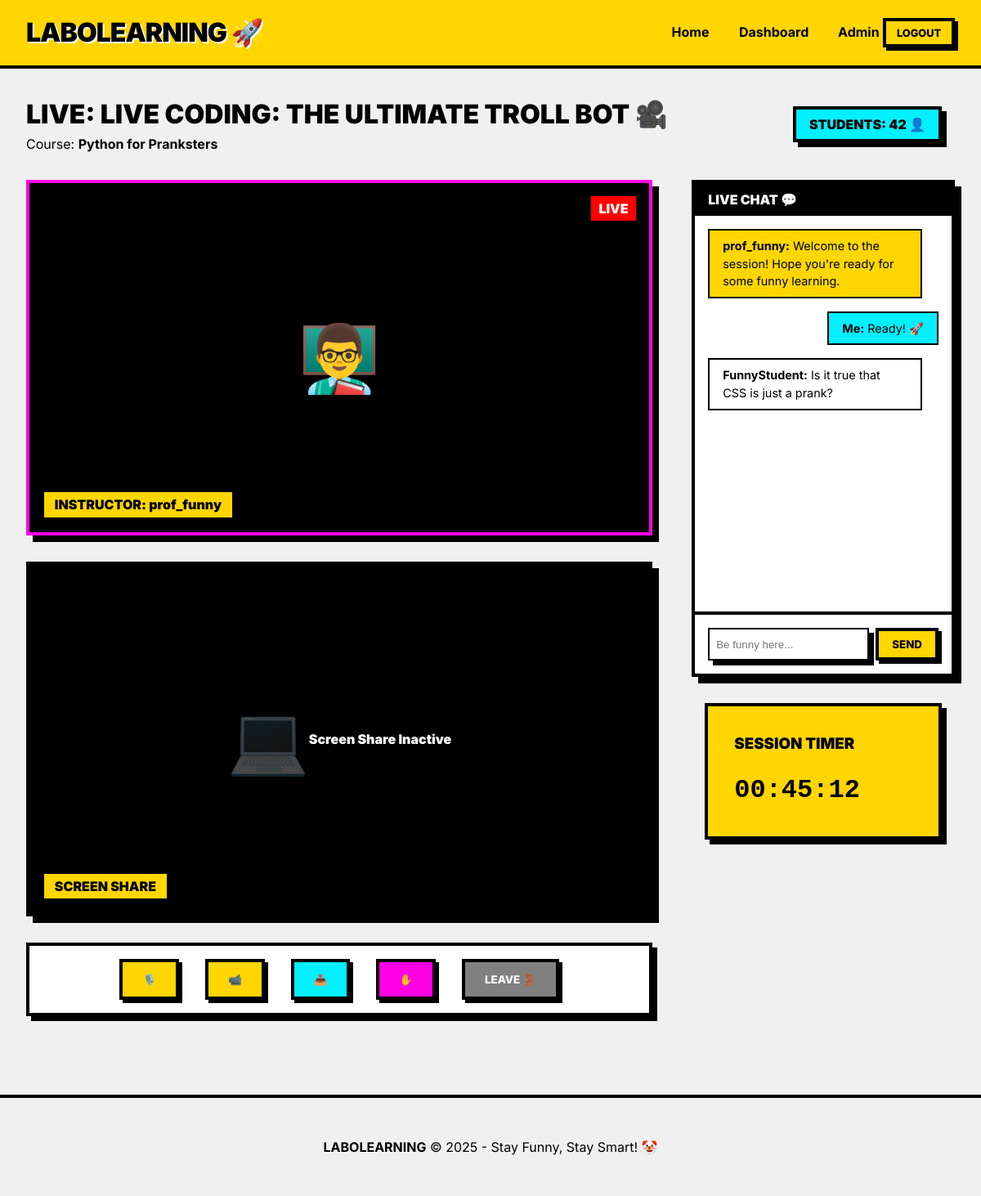
/live/session/3/ (signed in), run on the app's committed database.
### live_sessions/models.py (models this page shows, shortened)
class LiveSession(models.Model):
    course = models.ForeignKey(Course, on_delete=models.CASCADE, related_name='live_sessions')
    title = models.CharField(max_length=200)
    scheduled_at = models.DateTimeField()
    duration_minutes = models.PositiveIntegerField(default=60)
    is_live = models.BooleanField(default=False)
    recording_url = models.URLField(blank=True, null=True)
    created_at = models.DateTimeField(auto_now_add=True)

### courses/models.py (models this page shows, shortened)
class Course(models.Model):
    title = models.CharField(max_length=200)
    description = models.TextField()
    instructor = models.ForeignKey(settings.AUTH_USER_MODEL, on_delete=models.CASCADE, related_name='teaching_courses')
    thumbnail = models.ImageField(upload_to='course_thumbnails/', blank=True, null=True)
    created_at = models.DateTimeField(auto_now_add=True)

### users/models.py (models this page shows, shortened)
class User(AbstractUser):
    ROLE_CHOICES = (
        ('student', 'Student'),
        ('instructor', 'Instructor'),
        ('admin', 'Admin'),
    )
    role = models.CharField(max_length=20, choices=ROLE_CHOICES, default='student')
    bio = models.TextField(blank=True, null=True)
    device_limit = models.IntegerField(default=1) # Requirement: device limit control
    @property
    def unread_notifications_count(self):
        return self.notifications.filter(is_read=False).count()

### live_sessions/views.py (the view)
# urls.py: path('session/<int:session_id>/', views.live_session_detail, name='session_detail'),
@login_required
def live_session_detail(request, session_id):
    session = get_object_or_404(LiveSession, id=session_id)
    is_instructor = session.course.instructor == request.user
    is_enrolled = session.course.enrollments.filter(student=request.user).exists()
    if not (is_instructor or is_enrolled or request.user.is_staff):
        messages.error(request, "Access denied! Get enrolled first. 😠")
        return redirect('course_list')
    return render(request, 'live_sessions/session_room.html', {
        'session': session,
        'is_instructor': is_instructor
    })

### templates/live_sessions/session_room.html (shortened to what this page needs)
{% extends 'base.html' %}
{% block content %}
<div style="display: flex; justify-content: space-between; align-items: center; margin-bottom: 2rem;">
    <div>
        <h1 style="margin: 0;">LIVE: {{ session.title }} 🎥</h1>
        <p style="margin: 0;">Course: <strong>{{ session.course.title }}</strong></p>
    </div>
    <div style="text-align: right;">
        <span class="brutal-card" style="padding: 0.5rem 1rem; font-weight: 900; background: var(--accent-color);">
            STUDENTS: 42 👤
        </span>
    </div>
</div>
<div style="display: grid; grid-template-columns: 3fr 1fr; gap: 3rem;">
    <div>
        <div class="video-grid">
            <div class="video-pod instructor-pod">
                <div class="status-badge">LIVE</div>
                <div style="font-size: 5rem;">👨‍🏫</div>
                <div class="pod-label">INSTRUCTOR: {{ session.course.instructor.username }}</div>
            </div>
            <div class="video-pod">
                <div style="font-size: 5rem; opacity: 0.3;">💻</div>
                <div style="color: white; font-weight: 900;">Screen Share Inactive</div>
                <div class="pod-label">SCREEN SHARE</div>
            </div>
        </div>
        <div class="controls-bar">
            <button class="brutal-btn" title="Mute/Unmute">🎙️</button>
            <button class="brutal-btn" title="Camera On/Off">📹</button>
            <button class="brutal-btn accent" title="Share Screen">📤</button>
            <button class="brutal-btn secondary" title="Raise Hand">✋</button>
            {% if is_instructor %}
            <button class="brutal-btn" style="background: red; color: white;">End Session 🛑</button>
            {% else %}
            <button class="brutal-btn" style="background: grey; color: white;">Leave 🚪</button>
            {% endif %}
        </div>
    </div>
    <div>
        <div class="chat-panel">
            <div style="background: black; color: white; padding: 0.5rem 1rem; font-weight: 900;">LIVE CHAT 💬</div>
            <div class="chat-messages">
                <div class="chat-bubble instructor">
                    <strong>{{ session.course.instructor.username }}:</strong> Welcome to the session! Hope you're ready
                    for some funny learning.
                </div>
                <div class="chat-bubble me">
                    <strong>Me:</strong> Ready! 🚀
                </div>
                <div class="chat-bubble">
                    <strong>FunnyStudent:</strong> Is it true that CSS is just a prank?
                </div>
            </div>
            <div style="padding: 1rem; border-top: var(--border-width) solid black;">
                <div style="display: flex; gap: 0.5rem;">
                    <input type="text" placeholder="Be funny here..." class="brutal-card"
                        style="flex-grow: 1; margin: 0; padding: 0.5rem; border-width: 2px;">
                    <button class="brutal-btn" style="padding: 0.5rem 1rem;">Send</button>
                </div>
            </div>
        </div>
        <div class="brutal-card" style="margin-top: 2rem; background: var(--primary-color);">
            <h3>Session Timer</h3>
            <div style="font-family: monospace; font-size: 2rem; font-weight: 900;">00:45:12</div>
        </div>
    </div>
</div>
{% endblock %}

### static/css/style.css (style rules this page uses)
:root { --bg-color: #f0f0f0; --primary-color: #FFD600; --secondary-color: #FF00E5; --accent-color: #00F0FF; --text-color: #000000; --border-width: 4px; --shadow-offset: 6px; }
body { background-color: var(--bg-color); font-family: 'Inter', system-ui, -apple-system, sans-serif; color: var(--text-color); margin: 0; padding: 0; line-height: 1.5; }
.brutal-card { background: white; border: var(--border-width) solid var(--text-color); box-shadow: var(--shadow-offset) var(--shadow-offset) 0px var(--text-color); padding: 2rem; margin: 1rem; transition: transform 0.1s; }
.brutal-btn { background: var(--primary-color); border: var(--border-width) solid var(--text-color); box-shadow: 4px 4px 0px var(--text-color); padding: 0.8rem 1.5rem; font-weight: 800; text-transform: uppercase; cursor: pointer; font-family: inherit; display: inline-block; text-decoration: none; color: black; }
.brutal-btn.secondary { background: var(--secondary-color); color: white; }
.brutal-btn.accent { background: var(--accent-color); }
h1, h2, h3 { margin-top: 0; text-transform: uppercase; font-weight: 900; }

### templates/live_sessions/session_room.html (style rules this page uses)
.video-grid { display: grid; grid-template-columns: repeat(auto-fit, minmax(400px, 1fr)); gap: 2rem; margin-bottom: 2rem; }
.video-pod { background: black; border: var(--border-width) solid black; aspect-ratio: 16/9; position: relative; box-shadow: 8px 8px 0px var(--text-color); display: flex; align-items: center; justify-content: center; overflow: hidden; }
.video-pod.instructor-pod { border-color: var(--secondary-color); }
.pod-label { position: absolute; bottom: 1rem; left: 1rem; background: var(--primary-color); padding: 0.2rem 0.8rem; font-weight: 900; border: 2px solid black; }
.controls-bar { background: white; border: var(--border-width) solid black; padding: 1rem; display: flex; justify-content: center; gap: 2rem; box-shadow: 6px 6px 0px black; }
.chat-panel { background: white; border: var(--border-width) solid black; height: 600px; display: flex; flex-direction: column; box-shadow: 8px 8px 0px black; }
.chat-messages { flex-grow: 1; padding: 1rem; overflow-y: auto; display: flex; flex-direction: column; gap: 1rem; }
.chat-bubble { padding: 0.5rem 1rem; border: 2px solid black; max-width: 80%; font-size: 0.9rem; }
.chat-bubble.instructor { background: var(--primary-color); align-self: flex-start; }
.chat-bubble.me { background: var(--accent-color); align-self: flex-end; }
.status-badge { position: absolute; top: 1rem; right: 1rem; background: red; color: white; padding: 0.2rem 0.6rem; font-weight: 900; animation: blink 1s infinite; }

### data on the page
LiveSession: title "LIVE CODING: THE ULTIMATE TROLL BOT", course "Python for Pranksters", course.instructor.username "prof_funny"
